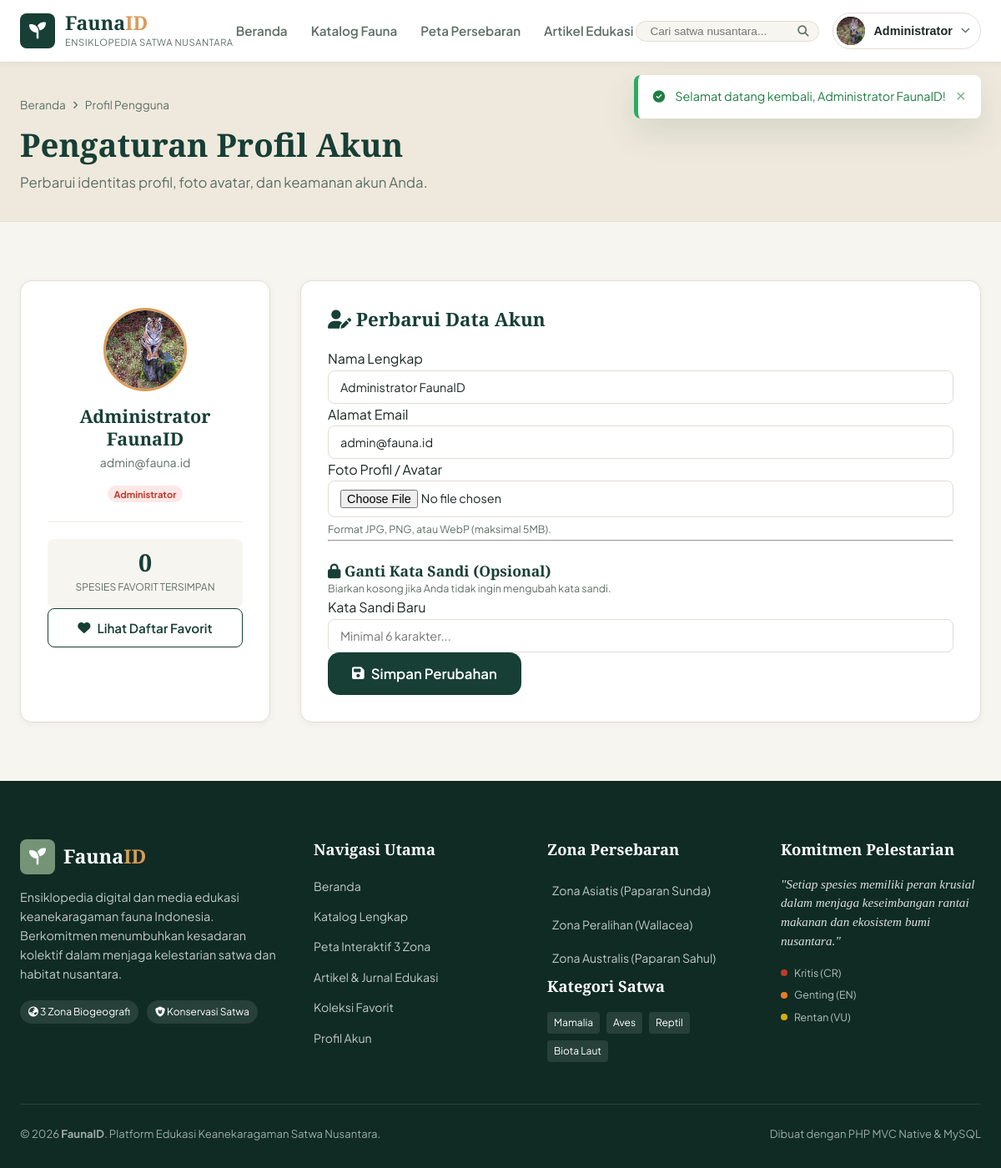
/user/profile (signed in), run on the app's committed database.
### tables this page shows
CREATE TABLE `users` (
  `id` INT AUTO_INCREMENT PRIMARY KEY,
  `nama` VARCHAR(100) NOT NULL,
  `email` VARCHAR(100) NOT NULL UNIQUE,
  `password` VARCHAR(255) NOT NULL,
  `role` ENUM('admin', 'user') NOT NULL DEFAULT 'user',
  `foto_profil` VARCHAR(255) NULL,
  `created_at` TIMESTAMP DEFAULT CURRENT_TIMESTAMP,
  `updated_at` TIMESTAMP DEFAULT CURRENT_TIMESTAMP ON UPDATE CURRENT_TIMESTAMP
);

### app/core/Controller.php (called while the page is built, shortened)
<?php
class Controller {
    protected function view(string $view, array $data = []): void {
        extract($data);
        $viewPath = APP_PATH . '/views/' . str_replace('.', '/', $view) . '.php';
        require_once $viewPath;
    }
    protected function model(string $model): Model {
        $modelPath = APP_PATH . '/models/' . $model . '.php';
        return new $model();
    }
}

### app/controllers/UserController.php (called while the page is built, shortened)
<?php
require_once APP_PATH . '/core/Controller.php';
class UserController extends Controller {
    public function profile(): void {
        $userModel = $this->model('UserModel');
        $favoriteModel = $this->model('FavoriteModel');
        $user = $userModel->getById((int)auth()['id']);
        $data = [
            'title' => 'Profil Saya — FaunaID',
            'user' => $user,
            'totalFavorites' => $favoriteModel->countUserFavorites((int)auth()['id'])
        ];
        $this->view('user.profile', $data);
    }
}

### public/index.php (called while the page is built, shortened)
<?php
require_once dirname(__DIR__) . '/app/config/Database.php';
require_once dirname(__DIR__) . '/app/core/Helper.php';
$app = new App();

### app/core/Helper.php (called while the page is built, shortened)
<?php
if (!function_exists('url')) {
    function url(string $path = ''): string {
        $path = ltrim($path, '/');
        return empty($path) ? BASE_URL : BASE_URL . '/' . $path;
    }
}
if (!function_exists('uploadUrl')) {
    function uploadUrl(?string $filename, string $fallback = 'fauna_1_tiger_sumatra_1.jpg'): string {
        $localPath = PUBLIC_PATH . DIRECTORY_SEPARATOR . 'uploads' . DIRECTORY_SEPARATOR . $filename;
        return $fallback;
    }
}
if (!function_exists('e')) {
    function e(?string $str): string {
        return htmlspecialchars((string)$str, ENT_QUOTES, 'UTF-8');
    }
}
if (!function_exists('auth')) {
    function auth(): ?array {
        return $_SESSION['user'] ?? null;
    }
}
if (!function_exists('isLoggedIn')) {
    function isLoggedIn(): bool {
        return isset($_SESSION['user']) && !empty($_SESSION['user']['id']);
    }
}

### app/core/Model.php (called while the page is built, shortened)
<?php
class Model {
    protected PDO $db;
    public function __construct() {
        $this->db = Database::getConnection();
    }
    protected function query(string $sql, array $params = []): PDOStatement {
        $stmt = $this->db->prepare($sql);
        $stmt->execute($params);
        return $stmt;
    }
    protected function fetch(string $sql, array $params = []): ?array {
        $result = $this->query($sql, $params)->fetch();
        return $result ?: null;
    }
}

### app/config/Database.php (called while the page is built, shortened)
<?php
class Database {
    private static ?PDO $instance = null;
    public static function getConnection(): PDO {
        if (self::$instance !== null) {
            return self::$instance;
        }
        $host = DB_HOST;
        $port = DB_PORT;
        $db   = DB_NAME;
        $user = DB_USER;
        $pass = DB_PASS;
        try {
            $dsn = "mysql:host={$host};port={$port};charset=utf8mb4";
            $options = [
                PDO::ATTR_ERRMODE => PDO::ERRMODE_EXCEPTION,
                PDO::ATTR_DEFAULT_FETCH_MODE => PDO::FETCH_ASSOC,
                PDO::ATTR_EMULATE_PREPARES => false,
                PDO::ATTR_TIMEOUT => 2
            ];
            $pdo = new PDO($dsn, $user, $pass, $options);
            $stmt = $pdo->query("SHOW DATABASES LIKE '{$db}'");
            $exists = $stmt->fetch();
            if (!$exists) {
                $pdo->exec("CREATE DATABASE IF NOT EXISTS `{$db}` CHARACTER SET utf8mb4 COLLATE utf8mb4_unicode_ci");
                $pdo->exec("USE `{$db}`");
                $schemaFile = ROOT_PATH . '/database/schema.sql';
                if (file_exists($schemaFile)) {
                    $sql = file_get_contents($schemaFile);
                    $pdo->exec($sql);
                }
            } else {
                $pdo->exec("USE `{$db}`");
            }
            self::$instance = $pdo;
            return self::$instance;
        } catch (PDOException $e) {
            $sqliteDir = ROOT_PATH . DIRECTORY_SEPARATOR . 'database';
            if (!is_dir($sqliteDir)) {
                mkdir($sqliteDir, 0777, true);
            }
            $sqlitePath = $sqliteDir . DIRECTORY_SEPARATOR . 'fauna_id.sqlite';
            $isNew = !file_exists($sqlitePath) || filesize($sqlitePath) === 0;
            try {
                $pdo = new PDO("sqlite:" . $sqlitePath, null, null, [
                    PDO::ATTR_ERRMODE => PDO::ERRMODE_EXCEPTION,
                    PDO::ATTR_DEFAULT_FETCH_MODE => PDO::FETCH_ASSOC
                ]);
                $pdo->exec("PRAGMA foreign_keys = ON;");
                self::$instance = $pdo;
                self::$driver = 'sqlite';
                if ($isNew) {
                    self::initSqliteDatabase($pdo);
                }
                return self::$instance;
            } catch (Exception $sqle) {
                die("Gagal menghubungkan ke Database: " . $sqle->getMessage());
            }
        }
    }
}

### app/models/UserModel.php (called while the page is built, shortened)
<?php
require_once APP_PATH . '/core/Model.php';
class UserModel extends Model {
    public function getById(int $id): ?array {
        return $this->fetch("SELECT id, nama, email, role, foto_profil, created_at FROM users WHERE id = ?", [$id]);
    }
}

### app/views/user/profile.php (the view, shortened to what this page needs)
<?php require_once APP_PATH . '/views/layouts/header.php'; ?>
<section class="page-header">
    <div class="container">
        <div class="breadcrumbs">
            <a href="<?= url('') ?>">Beranda</a> <i class="fa-solid fa-angle-right"></i>
            <span>Profil Pengguna</span>
        </div>
        <h1 class="page-title">Pengaturan Profil Akun</h1>
        <p class="page-desc">Perbarui identitas profil, foto avatar, dan keamanan akun Anda.</p>
    </div>
</section>
<section class="section profile-content-section">
    <div class="container profile-container">
        <div class="profile-grid">
            <div class="profile-sidebar-card">
                <div class="profile-avatar-wrap">
                    <?php if (!empty($user['foto_profil'])): ?>
                        <img src="<?= uploadUrl($user['foto_profil']) ?>" alt="<?= e($user['nama']) ?>" class="profile-avatar-large">
                    <?php else: ?>
                        <div class="profile-avatar-large avatar-initial-large">
                            <?= strtoupper(substr($user['nama'], 0, 1)) ?>
                        </div>
                    <?php endif; ?>
                </div>
                <h3 class="profile-name"><?= e($user['nama']) ?></h3>
                <p class="profile-email"><?= e($user['email']) ?></p>
                <span class="badge-role <?= ($user['role'] === 'admin') ? 'badge-role-admin' : '' ?>">
                    <?= ($user['role'] === 'admin') ? 'Administrator' : 'Pengguna Terdaftar' ?>
                </span>
                <hr class="profile-divider">
                <div class="profile-stat-box">
                    <span class="p-num"><?= $totalFavorites ?></span>
                    <span class="p-lbl">Spesies Favorit Tersimpan</span>
                </div>
                <a href="<?= url('user/favorites') ?>" class="btn btn-outline-primary btn-block mt-3">
                    <i class="fa-solid fa-heart"></i> Lihat Daftar Favorit
                </a>
            </div>
            <div class="profile-form-card">
                <h2 class="form-section-title"><i class="fa-solid fa-user-pen text-accent"></i> Perbarui Data Akun</h2>
                <form action="<?= url('user/updateProfile') ?>" method="POST" enctype="multipart/form-data" class="profile-form">
                    <div class="form-group">
                        <label for="profNama" class="form-label">Nama Lengkap</label>
                        <input type="text" id="profNama" name="nama" value="<?= e($user['nama']) ?>" class="form-control" required>
                    </div>
                    <div class="form-group">
                        <label for="profEmail" class="form-label">Alamat Email</label>
                        <input type="email" id="profEmail" name="email" value="<?= e($user['email']) ?>" class="form-control" required>
                    </div>
                    <div class="form-group">
                        <label for="profAvatar" class="form-label">Foto Profil / Avatar</label>
                        <input type="file" id="profAvatar" name="avatar" class="form-control" accept="image/jpeg,image/png,image/webp">
                        <small class="form-hint">Format JPG, PNG, atau WebP (maksimal 5MB).</small>
                    </div>
                    <hr class="form-divider">
                    <h3 class="form-subheading"><i class="fa-solid fa-lock text-accent"></i> Ganti Kata Sandi (Opsional)</h3>
                    <p class="form-hint mb-3">Biarkan kosong jika Anda tidak ingin mengubah kata sandi.</p>
                    <div class="form-group">
                        <label for="profNewPass" class="form-label">Kata Sandi Baru</label>
                        <input type="password" id="profNewPass" name="new_password" class="form-control" placeholder="Minimal 6 karakter...">
                    </div>
                    <button type="submit" class="btn btn-primary btn-lg mt-3">
                        <i class="fa-solid fa-floppy-disk"></i> Simpan Perubahan
                    </button>
                </form>
            </div>
        </div>
    </div>
</section>
<?php require_once APP_PATH . '/views/layouts/footer.php'; ?>

### app/views/layouts/navbar.php (shortened to what this page needs)
<header class="navbar-wrapper">
    <div class="container navbar-container">
        <a href="<?= url('') ?>" class="navbar-brand">
            <span class="brand-icon"><i class="fa-solid fa-seedling"></i></span>
            <div class="brand-text">
                <span class="brand-title">Fauna<span class="brand-accent">ID</span></span>
                <span class="brand-subtitle">Ensiklopedia Satwa Nusantara</span>
            </div>
        </a>
        <nav class="nav-menu" id="navMenu">
            <a href="<?= url('') ?>" class="nav-link <?= empty($_GET['url']) ? 'active' : '' ?>">Beranda</a>
            <a href="<?= url('fauna') ?>" class="nav-link <?= (str_starts_with($_GET['url'] ?? '', 'fauna')) ? 'active' : '' ?>">Katalog Fauna</a>
            <a href="<?= url('map') ?>" class="nav-link <?= (str_starts_with($_GET['url'] ?? '', 'map')) ? 'active' : '' ?>">Peta Persebaran</a>
            <a href="<?= url('articles') ?>" class="nav-link <?= (str_starts_with($_GET['url'] ?? '', 'articles')) ? 'active' : '' ?>">Artikel Edukasi</a>
        </nav>
        <div class="navbar-actions">
            <div class="navbar-search">
                <form action="<?= url('fauna') ?>" method="GET" class="search-form-mini">
                    <input type="text" name="q" placeholder="Cari satwa nusantara..." value="<?= e($_GET['q'] ?? '') ?>" autocomplete="off" id="liveSearchInput">
                    <button type="submit" aria-label="Cari"><i class="fa-solid fa-magnifying-glass"></i></button>
                </form>
            </div>
            <?php if (isLoggedIn()): ?>
                <div class="user-dropdown-wrapper">
                    <button class="user-btn" id="userMenuBtn" aria-expanded="false">
                        <div class="user-avatar-mini">
                            <?php if (!empty(auth()['foto_profil'])): ?>
                                <img src="<?= uploadUrl(auth()['foto_profil']) ?>" alt="<?= e(auth()['nama']) ?>">
                            <?php else: ?>
                                <span class="avatar-initial"><?= strtoupper(substr(auth()['nama'], 0, 1)) ?></span>
                            <?php endif; ?>
                        </div>
                        <span class="user-name"><?= e(explode(' ', auth()['nama'])[0]) ?></span>
                        <i class="fa-solid fa-chevron-down dropdown-arrow"></i>
                    </button>
                </div>
            <?php endif; ?>
        </div>
    </div>
</header>

### data on the page
users: nama "Administrator", nama "Administrator FaunaID", email "admin@fauna.id"

### other printed values
getFlash('success') "Selamat datang kembali, Administrator FaunaID!"
$totalFavorites "0"
